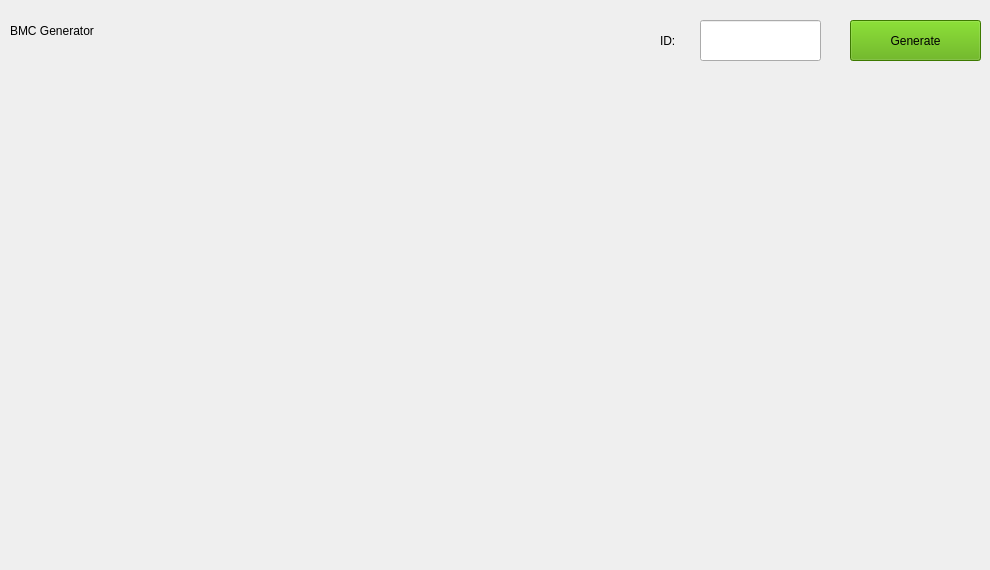
   <widget class="QWidget" name="tab_19">
    <attribute name="title">
     <string>BMC Generator</string>
    </attribute>
    <widget class="QPushButton" name="gen_3">
     <property name="geometry">
      <rect>
       <x>850</x>
       <y>20</y>
       <width>131</width>
       <height>41</height>
      </rect>
     </property>
     <property name="styleSheet">
      <string notr="true">font:11pt &quot;Sitka&quot;;
background-color: rgb(85, 170,0 );</string>
     </property>
     <property name="text">
      <string>Generate</string>
     </property>
    </widget>
    <widget class="QLabel" name="label_128">
     <property name="geometry">
      <rect>
       <x>660</x>
       <y>20</y>
       <width>41</width>
       <height>41</height>
      </rect>
     </property>
     <property name="styleSheet">
      <string notr="true">
font: 12pt &quot;Segoe MDL2 Assets&quot;;
</string>
     </property>
     <property name="text">
      <string>ID:</string>
     </property>
    </widget>
    <widget class="QLineEdit" name="idg_2">
     <property name="geometry">
      <rect>
       <x>700</x>
       <y>20</y>
       <width>121</width>
       <height>41</height>
      </rect>
     </property>
     <property name="text">
      <string/>
     </property>
    </widget>
    <widget class="QLabel" name="BMC_2">
     <property name="geometry">
      <rect>
       <x>20</x>
       <y>70</y>
       <width>961</width>
       <height>491</height>
      </rect>
     </property>
     <property name="styleSheet">
      <string notr="true">font: 8pt &quot;Segoe UI&quot;;</string>
     </property>
     <property name="text">
      <string/>
     </property>
    </widget>
    <widget class="QLabel" name="label_129">
     <property name="geometry">
      <rect>
       <x>10</x>
       <y>10</y>
       <width>181</width>
       <height>41</height>
      </rect>
     </property>
     <property name="styleSheet">
      <string notr="true">
font: 16pt &quot;Segoe MDL2 Assets&quot;;
</string>
     </property>
     <property name="text">
      <string>BMC Generator</string>
     </property>
    </widget>
   </widget>
